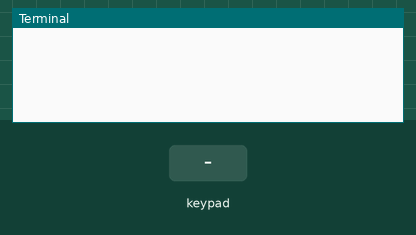
This program was run on a simulated Raspberry Pi (BCM pin numbers). On the bench: the last lines printed to the terminal. The inputs (shaded band) are chosen by the test bench.

Above: at 1.2 s.
1.3 s: key '1' pressed
At 1.9 s:
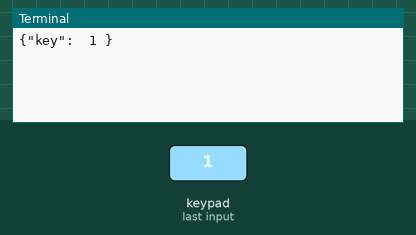
2.8 s: keypad keys 1 2 pressed 0.4 s apart
At 4.6 s:
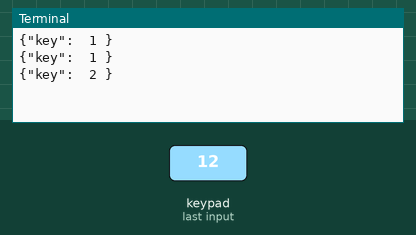
5.1 s: key '*' pressed
At 5.9 s:
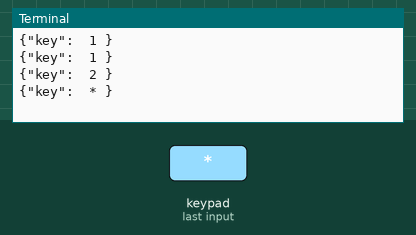

Measured:
- after the input at 1.3 s, the terminal: prints a new line at once (image 1)
- after the input at 2.8 s, the terminal: prints a new line after 0.50 s (image 2)
- after the input at 5.1 s, the terminal: prints a new line at once (image 3)

The program:

pad.py
```python
# #####################################################
# Read 3x4 matrix keypad and toggle byte in armed.txt
#
#
# Keypad-reading library written by Chris Crumpacker
# May 2013
# http://crumpspot.blogspot.com/2013/05/using-3x4-matrix-keypad-with-raspberry.html
#
# main structure is adapted from Bandono's
# matrixQPI which is wiringPi based.
# https://github.com/bandono/matrixQPi?source=cc
# #####################################################

import RPi.GPIO as GPIO
import time
import subprocess

class keypad():
    # CONSTANTS
    KEYPAD = [
    [1,2,3],
    [4,5,6],
    [7,8,9],
    ["*",0,"#"]
    ]

    #BCM
    ROW = [27,22,13,19]
    COLUMN = [26,20,21]

    def __init__(self):
        GPIO.setmode(GPIO.BCM)

    def getKey(self):

        # Set all columns as output low
        for j in range(len(self.COLUMN)):
            GPIO.setup(self.COLUMN[j], GPIO.OUT)
            GPIO.output(self.COLUMN[j], GPIO.LOW)

        # Set all rows as input
        for i in range(len(self.ROW)):
            GPIO.setup(self.ROW[i], GPIO.IN, pull_up_down=GPIO.PUD_UP)

        # Scan rows for pushed key/button
        # A valid key press should set "rowVal"  between 0 and 3.
        rowVal = -1
        for i in range(len(self.ROW)):
            tmpRead = GPIO.input(self.ROW[i])
            if tmpRead == 0:
                rowVal = i

        # if rowVal is not 0 thru 3 then no button was pressed and we can exit
        if rowVal < 0 or rowVal > 3:
            self.exit()
            return

        # Convert columns to input
        for j in range(len(self.COLUMN)):
                GPIO.setup(self.COLUMN[j], GPIO.IN, pull_up_down=GPIO.PUD_DOWN)

        # Switch the i-th row found from scan to output
        GPIO.setup(self.ROW[rowVal], GPIO.OUT)
        GPIO.output(self.ROW[rowVal], GPIO.HIGH)

        # Scan columns for still-pushed key/button
        # A valid key press should set "colVal"  between 0 and 2.
        colVal = -1
        for j in range(len(self.COLUMN)):
            tmpRead = GPIO.input(self.COLUMN[j])
            if tmpRead == 1:
                colVal=j

        # if colVal is not 0 thru 2 then no button was pressed and we can exit
        if colVal < 0 or colVal > 2:
            self.exit()
            return

        # Return the value of the key pressed
        self.exit()
        return self.KEYPAD[rowVal][colVal]

    def exit(self):
        # Reinitialize all rows and columns as input at exit
        for i in range(len(self.ROW)):
                GPIO.setup(self.ROW[i], GPIO.IN, pull_up_down=GPIO.PUD_UP)
        for j in range(len(self.COLUMN)):
                GPIO.setup(self.COLUMN[j], GPIO.IN, pull_up_down=GPIO.PUD_UP)

if __name__ == '__main__':
    # Initialize the keypad class
    kp = keypad()

    GPIO.setmode(GPIO.BCM)
    GPIO.setwarnings(False)

    # Loop while waiting for a keypress
    while True:
     try:
        digit = None
        while digit == None:
            digit = kp.getKey()

        #Print the single key pressed
        print"{\"key\": " , digit, "}"

        time.sleep(0.5)

     except KeyboardInterrupt:
        print("Program ended by user\n")
        break
```
